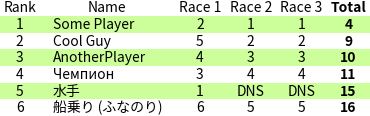
#> input picture race_table.png, 370 x 116 px
$ python -i extract.py   (imports and definitions only)
#> lines starting #> are read from the running program, lines starting #| are printed output that depends on the picture
import io
import re
import sys

import pytesseract
from PIL import Image, ImageFilter

# [68 lines left out: functions extract_rank_username, parse_rankings_from_text, extract_rankings_from_image, not called in this run]

def extract_rankings_from_bytes(image_bytes):
    """
    Preprocess the image bytes and extract rankings.
    """
    image = preprocess_image_from_bytes(image_bytes)
    return extract_rankings_from_image(image)

def preprocess_image_from_bytes(image_bytes):
    """
    Preprocess image bytes to improve OCR accuracy.
    """
    img = Image.open(io.BytesIO(image_bytes)).convert('L')  # Convert to grayscale
    # Simple thresholding; adjust the threshold as needed
    img = img.point(lambda x: 0 if x < 160 else 255, '1')
    img = img.filter(ImageFilter.SHARPEN)
    return img

# [29 lines left out: function extract_rankings, not called in this run]

# [4 lines not run here, left out]

>>> import cv2
>>> picture = cv2.imread('race_table.png', cv2.IMREAD_GRAYSCALE)
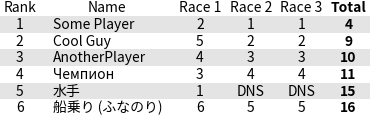
#> picture: shape (116, 370); min 0, max 255, mean 225.5
#> (the run stopped early here; a loop or call above may not have finished)
